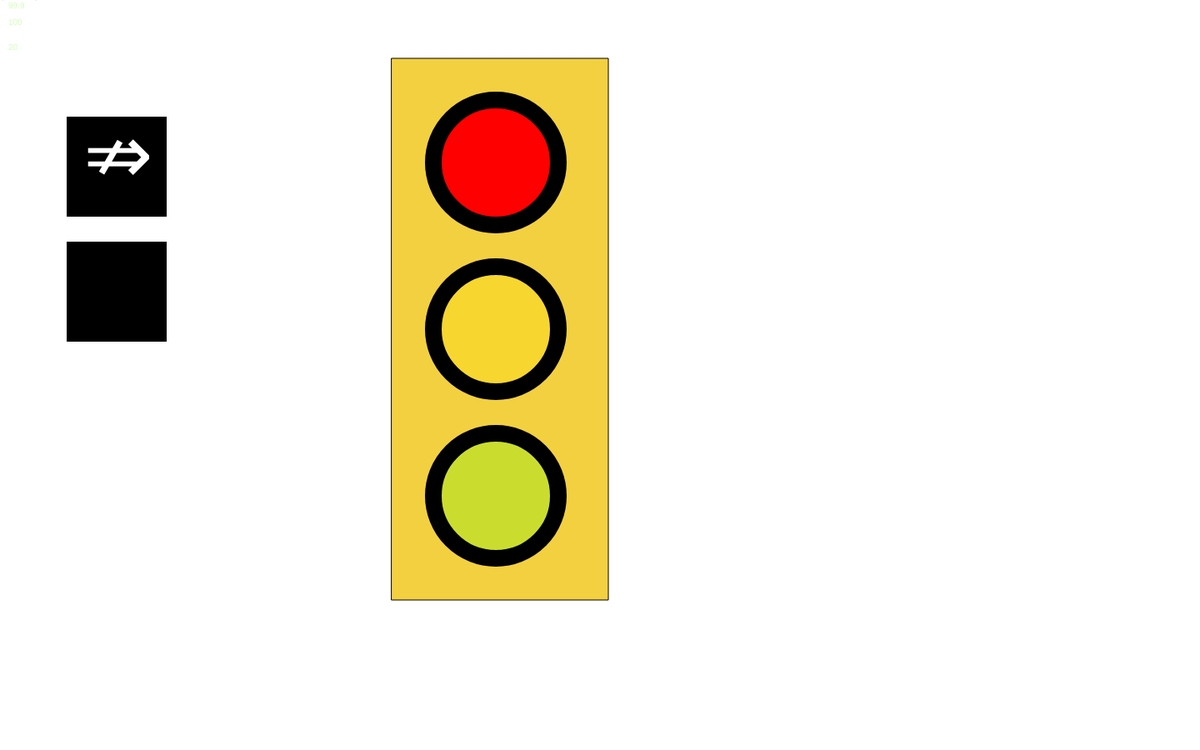
Frame 1 (no input)
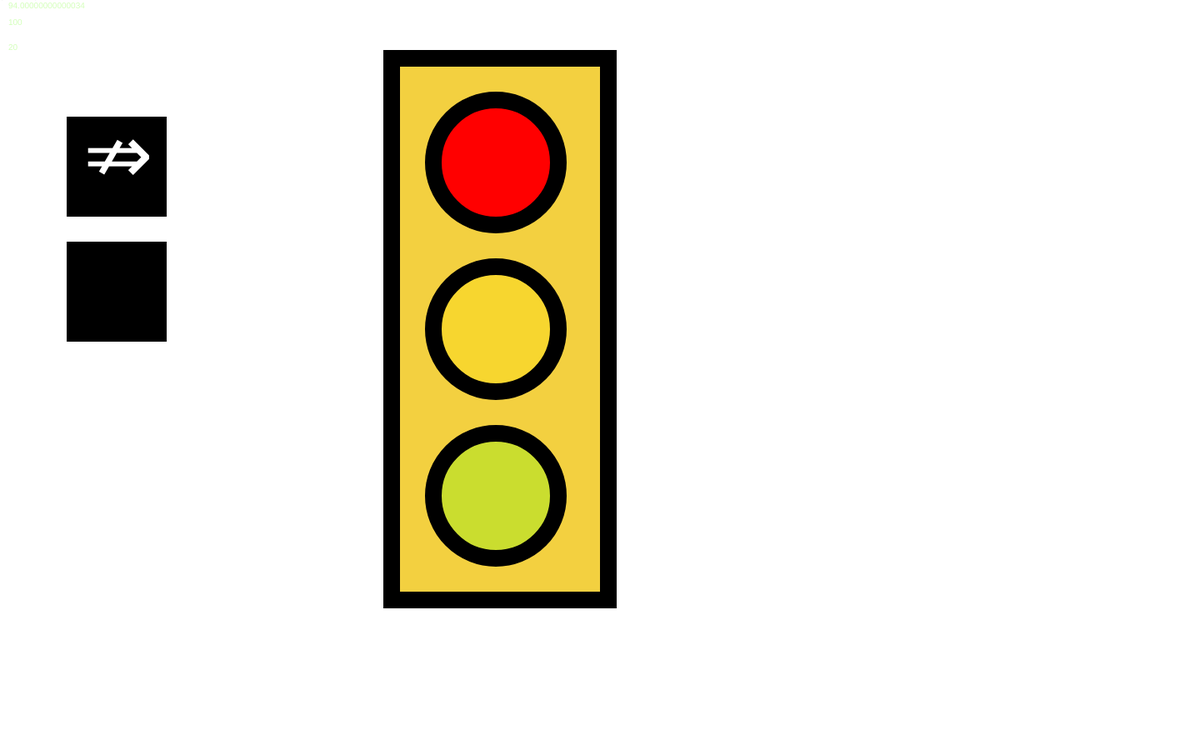
Frame 60 (no input)
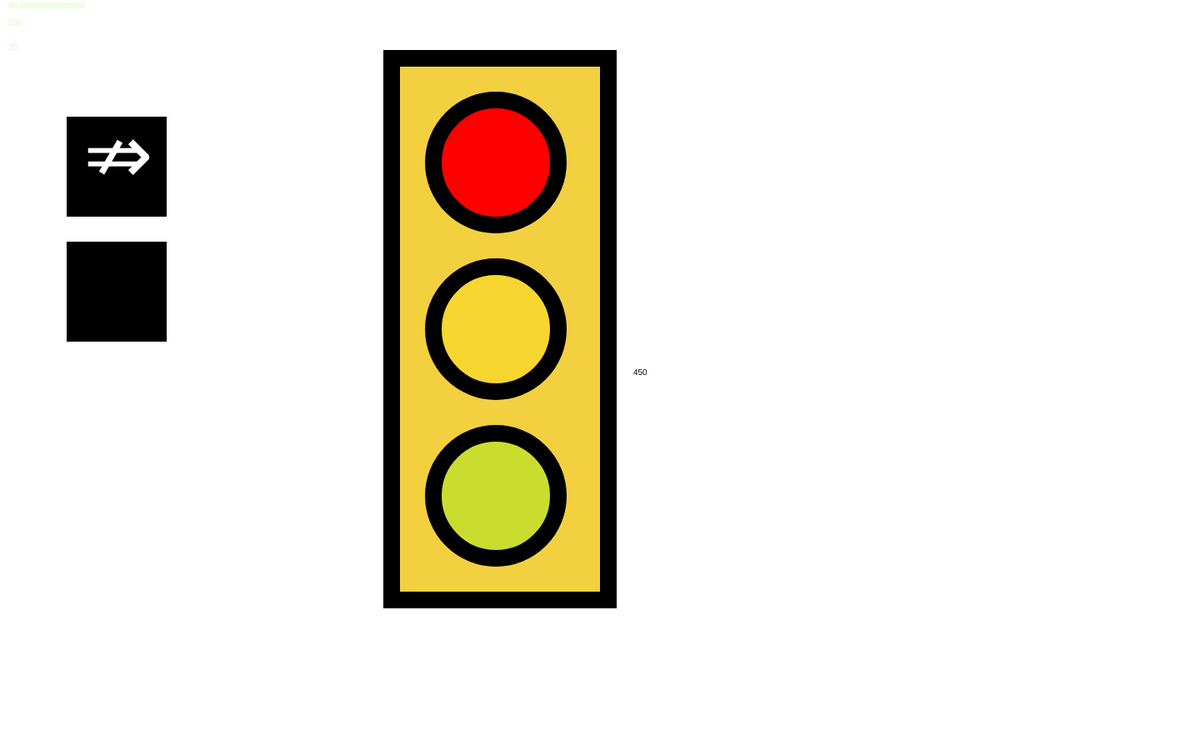
Frame 120 (the mouse pressed at the canvas centre since frame 60)

The p5.js sketch that drew these frames (run headless with seeded random() and noise() and a simulated clock; from frame 60 on, the mouse is pressed at the canvas centre):

// p5.js sketch
// ── sketch.js
var redTime = 100;
var redLight = true;
var greenLight = false;
var yellowLight = false;
var speed = 0.1;
var yellowTime = 20;
var greetTime = 100;
function setup() {
    createCanvas(1440,900);
}

function draw() {
    background(255);
    fill(0);
    text(mouseX,mouseX,mouseY);
        text(mouseY,mouseX + 40,mouseY);
light();
}
function light(){
    fill(243, 208, 64);
        rect(470,70,260,650)

        textSize(10);

    strokeWeight(20);

    fill(20,20,20);
                        fill(255,0,0,70);
    if(redTime > 1 && redLight === true){
                fill(255,0,0);
        timerStartRed();
        yellowTime = 20;

    }


        rect(520, 120, 150,150, 100);
fill(255, 229, 0,70);

    if(yellowTime > 1 && yellowLight === true){

fill(255, 229, 0);
        timerStartYellow();
        greetTime = 100;
    }
            rect(520, 320, 150,150, 100);
            fill(93, 255, 0,70);

    if(greetTime > 1 && greenLight === true){
            fill(93, 255, 0);
        timerStartGreen();
        redTime =100;

    }
            rect(520, 520, 150,150, 100);

    text(redTime, 10,10);
    text(greetTime, 10, 30);
    if(redTime < 1){
        redLight = false;
        greenLight = true;
        
    }
       if(greetTime < 1){
        greenLight = false;
        yellowLight = true;
        
    }
           if(yellowTime < 1){
        yellowLight = false;
        redLight = true;
        
    }
    text(yellowTime, 10, 60)
    fill(0);
    rect(90, 150, 100,100);
        rect(90, 300, 100,100);

    fill(255);
    textSize(100);
    if(redLight == true){
            text("⇏", 100, 220);

    }
    if(greenLight == true){
        text("⇑", 100, 400);

    }
    var yellowCrossing = round(yellowTime);
    if(yellowLight == true){
        text(yellowCrossing, 100, 400);

    }
        textSize(10);
}
function timerStartRed(){
    redTime -= speed;
       

}
function timerStartYellow(){
     yellowTime -= 0.01;
}
function timerStartGreen(){
        greetTime -= speed;
}
